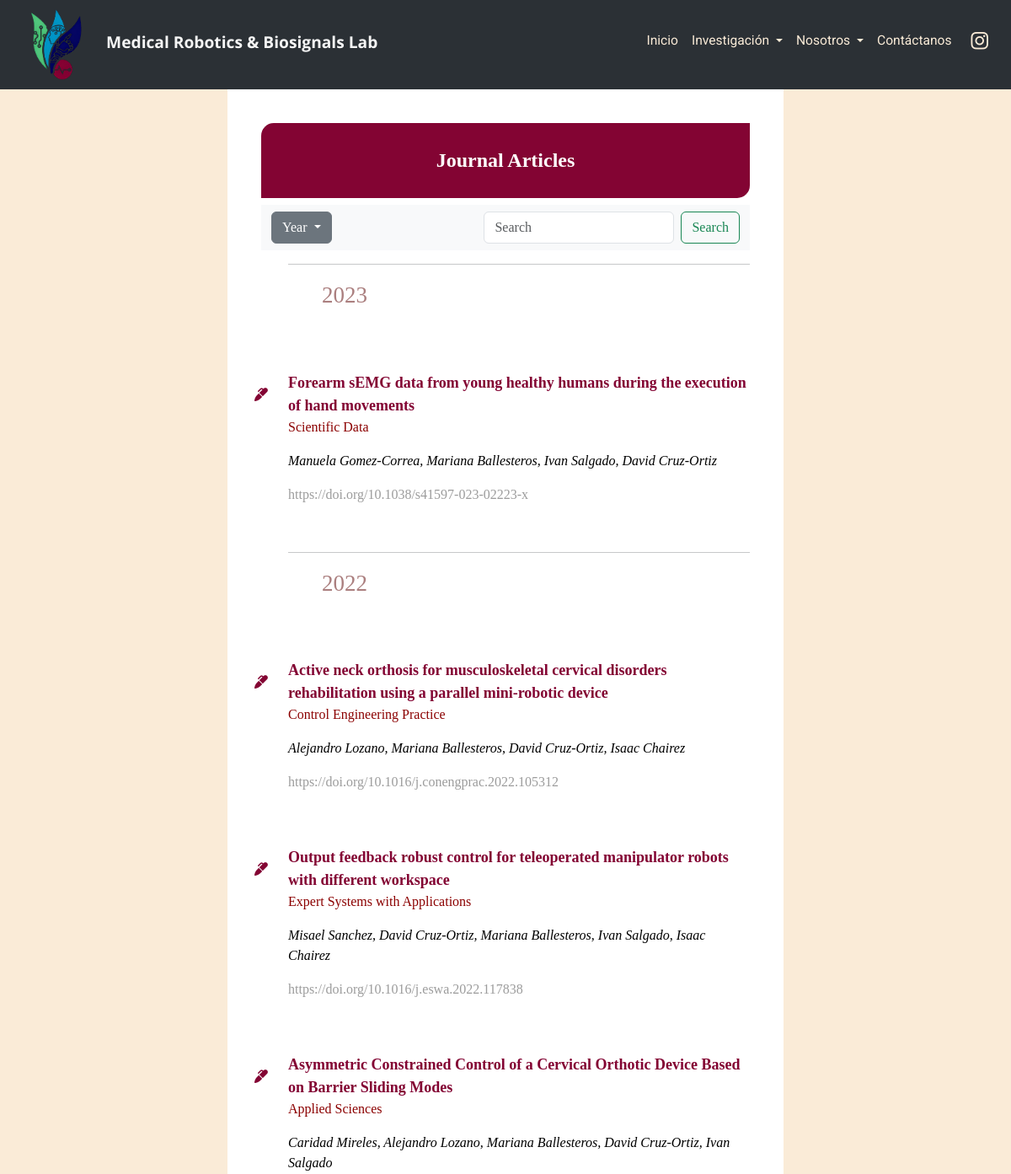
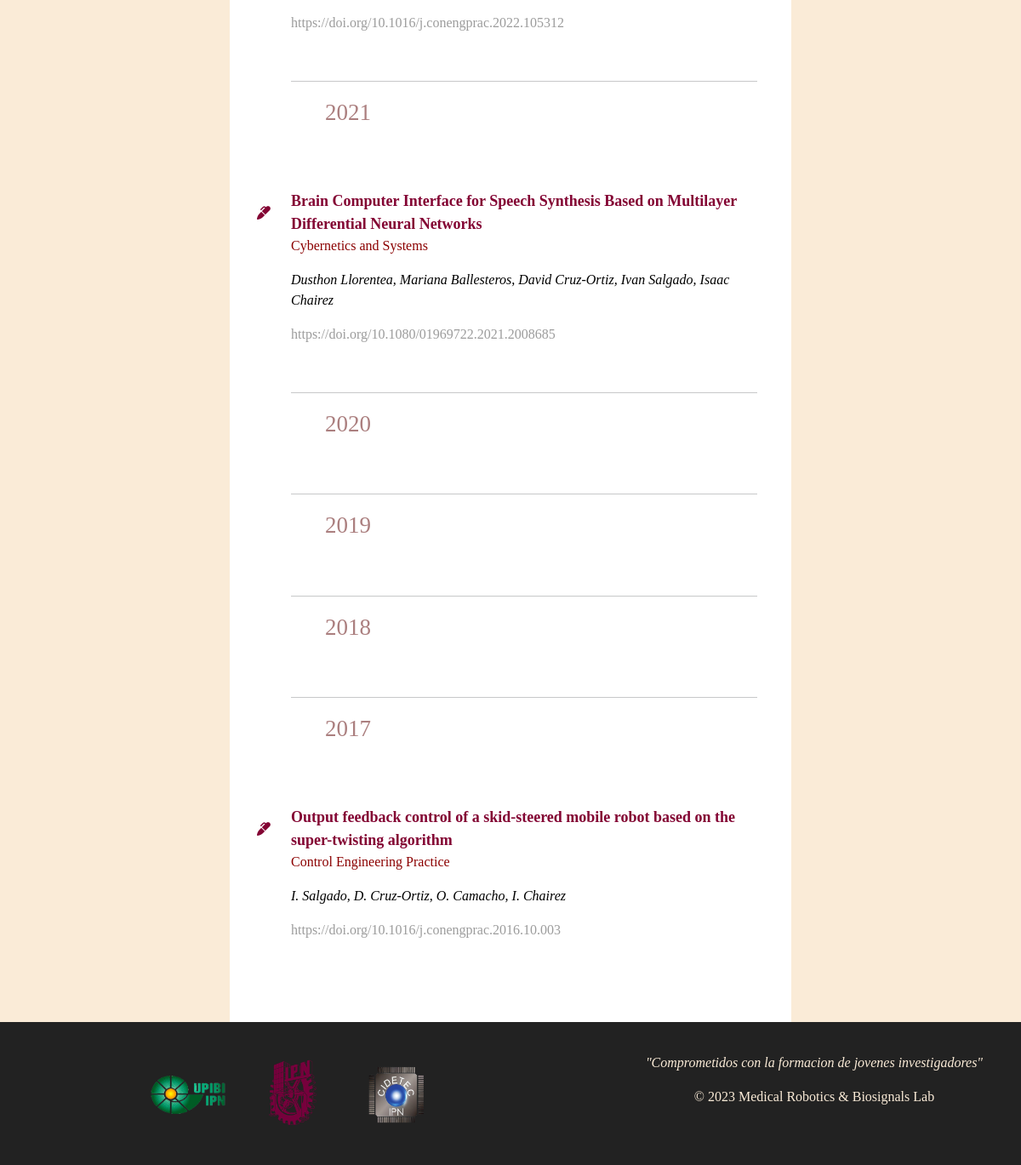
The page /articulos.php on the database its author committed (2 pictures, top to bottom).
### tables this page shows
CREATE TABLE `art23` (
  `user_id` int(11) NOT NULL,
  `tit` varchar(300) NOT NULL,
  `revi` varchar(100) NOT NULL,
  `auth` varchar(600) NOT NULL,
  `doi` varchar(300) NOT NULL
);

CREATE TABLE `art22` (
  `user_id` int(11) NOT NULL,
  `tit` varchar(300) NOT NULL,
  `revi` varchar(100) NOT NULL,
  `auth` varchar(600) NOT NULL,
  `doi` varchar(300) NOT NULL
);

CREATE TABLE `art21` (
  `user_id` int(11) NOT NULL,
  `tit` varchar(300) NOT NULL,
  `revi` varchar(100) NOT NULL,
  `auth` varchar(600) NOT NULL,
  `doi` varchar(300) NOT NULL
);

CREATE TABLE `art17` (
  `user_id` int(11) NOT NULL,
  `tit` varchar(300) NOT NULL,
  `revi` varchar(100) NOT NULL,
  `auth` varchar(600) NOT NULL,
  `doi` varchar(300) NOT NULL
);

### articulos.php (the view, shortened to what this page needs)
<?php
    include'./code.php';
?>
<!DOCTYPE html>
<html lang="en">
<head>
    <link href="https://cdn.jsdelivr.net/npm/bootstrap@5.3.0-alpha1/dist/css/bootstrap.min.css" rel="stylesheet">
    <link rel="stylesheet" href="./assets/styles/style.css">
    <link rel="stylesheet" href="./assets/styles/articulos.css">
</head>
<body>
    <nav id="nav-bar"></nav>
    <div class="centro-div">
        <div>
            <h4>Journal Articles</h4>
            <nav class="navbar bg-body-tertiary">
            <div class="container-fluid">
            <div class="dropdown">
            <button class="btn btn-secondary dropdown-toggle" type="button" data-bs-toggle="dropdown" aria-expanded="false">
                Year
            </button>
            </div>
                <form class="d-flex" role="search">
                <input class="form-control me-2" type="search" placeholder="Search" aria-label="Search">
                <button class="btn btn-outline-success" type="submit">Search</button>
                </form>
            </div>
            </nav>
        </div>
        <ul>
            <?php
                echo "<hr> <div id='a23' class='tiye'><p>2023</p></div>";
                $sql = "SELECT * FROM art23;";
                bdart($sql,$conn);
                echo "<hr> <div id='a22' class='tiye'><p>2022</p></div>";
                $sql = "SELECT * FROM art22;";
                bdart($sql,$conn);
                echo "<hr> <div id='a21' class='tiye'><p>2021</p></div>";
                $sql = "SELECT * FROM art21;";
                bdart($sql,$conn);
                echo "<hr> <div id='a20' class='tiye'><p>2020</p></div>";
                echo "<hr> <div id='a19' class='tiye'><p>2019</p></div>";
                echo "<hr> <div id='a18' class='tiye'><p>2018</p></div>";
                echo "<hr> <div id='a17' class='tiye'><p>2017</p></div>";
                $sql = "SELECT * FROM art17;";
                bdart($sql,$conn);
                function bdart($ha,$he){
                    $result = mysqli_query($he,$ha);
                    $resultCheck = mysqli_num_rows($result);
                    if($resultCheck>0){
                        while($row=mysqli_fetch_assoc($result)){
                            $tit=$row['tit'];
                            $rev=$row['revi'];
                            $au=$row['auth'];
                            $doi=$row['doi'];
                            echo "<li>
                            <i class='fa-solid fa-marker pencil'></i>
                            <div>";
                            echo " <a href='$doi' target='_blank'
                            >$tit</a>";
                            echo " <p class='pub-site'>$rev</p>";
                            echo " <p class='pub-aut'>$au</p>";
                            echo " <p class='pub-doi'>$doi</p>";
                            echo " </div></li>";
                            echo "<br>";
                        }
                    }
                }
            ?>
        </ul>
    </div>
    <footer id="foot-er" class="footer"></footer>
</body>
</html>

### assets/styles/style.css (style rules this page uses)
:root { --color-guinda:#830433 ; --color-rey: #040559 ; --color-cielo: #0e97b7 ; --color-verde: #14d55b ; --color-neg: #202021 ; }
* { margin: 0; padding: 0; }
body { min-height: 100vh; overflow-x:hidden; font-family: 'Roboto', sans-serif; }
.footer { background-color:rgb(34, 34, 34); position: relative; bottom: 0; width: 100%; }

### assets/styles/articulos.css (style rules this page uses)
body { background-color:antiquewhite; font-family: Georgia, 'Times New Roman', Times, serif; }
.centro-div { background-color: white; width: 55%; align-items: center; margin: auto; padding: 40px; }
h4 { text-align: center; padding: 30px 0 30px 0; font-weight: bold; color: rgb(255, 255, 255); background-color:var(--color-guinda); border-radius: 15px 0 15px 0; }
li { list-style: none; }
a { text-decoration: none; color: var(--color-guinda); font-size: large; font-weight: bold; }
.pencil { position: relative; top: 40px; left: -40px; color: var(--color-guinda); font-size: medium; }
.pub-aut { font-style: italic; color: black; }
.pub-site { color:darkred; }
.pub-doi { color: rgb(156, 156, 156); }
.tiye { color: rgb(171, 127, 127); font-size: 27px; padding: 0 0 30px 40px; }

### rows shown on the page
art23: tit "Forearm sEMG data from young healthy humans during the execution of hand movements", revi "Scientific Data", auth "Manuela Gomez-Correa, Mariana Ballesteros, Ivan Salgado, David Cruz-Ortiz", doi "https://doi.org/10.1038/s41597-023-02223-x"
art22: tit "Active neck orthosis for musculoskeletal cervical disorders rehabilitation using a parallel mini-robotic device", revi "Control Engineering Practice", auth "Alejandro Lozano, Mariana Ballesteros, David Cruz-Ortiz, Isaac Chairez", doi "https://doi.org/10.1016/j.conengprac.2022.105312"
art22: tit "Output feedback robust control for teleoperated manipulator robots with different workspace", revi "Expert Systems with Applications", auth "Misael Sanchez, David Cruz-Ortiz, Mariana Ballesteros, Ivan Salgado, Isaac Chairez", doi "https://doi.org/10.1016/j.eswa.2022.117838"
art22: tit "Asymmetric Constrained Control of a Cervical Orthotic Device Based on Barrier Sliding Modes", revi "Applied Sciences", auth "Caridad Mireles, Alejandro Lozano, Mariana Ballesteros, David Cruz-Ortiz, Ivan Salgado", doi "https://doi.org/10.1016/j.conengprac.2022.105312"
art21: tit "Brain Computer Interface for Speech Synthesis Based on Multilayer Differential Neural Networks", revi "Cybernetics and Systems", auth "Dusthon Llorentea, Mariana Ballesteros, David Cruz-Ortiz, Ivan Salgado, Isaac Chairez", doi "https://doi.org/10.1080/01969722.2021.2008685"
art17: tit "Output feedback control of a skid-steered mobile robot based on the super-twisting algorithm", revi "Control Engineering Practice", auth "I. Salgado, D. Cruz-Ortiz, O. Camacho, I. Chairez", doi "https://doi.org/10.1016/j.conengprac.2016.10.003"
